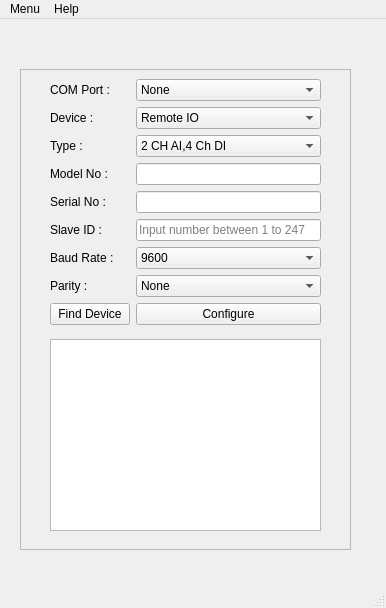
<?xml version="1.0" encoding="UTF-8"?>
<ui version="4.0">
 <class>MainWindow</class>
 <widget class="QMainWindow" name="MainWindow">
  <property name="geometry">
   <rect>
    <x>0</x>
    <y>0</y>
    <width>386</width>
    <height>608</height>
   </rect>
  </property>
  <property name="windowTitle">
   <string>MainWindow</string>
  </property>
  <widget class="QWidget" name="centralwidget">
   <widget class="QFrame" name="frame">
    <property name="geometry">
     <rect>
      <x>20</x>
      <y>50</y>
      <width>331</width>
      <height>481</height>
     </rect>
    </property>
    <property name="frameShape">
     <enum>QFrame::StyledPanel</enum>
    </property>
    <property name="frameShadow">
     <enum>QFrame::Raised</enum>
    </property>
    <widget class="QWidget" name="layoutWidget">
     <property name="geometry">
      <rect>
       <x>30</x>
       <y>10</y>
       <width>271</width>
       <height>252</height>
      </rect>
     </property>
     <layout class="QVBoxLayout" name="verticalLayout">
      <item>
       <layout class="QFormLayout" name="formLayout">
        <item row="1" column="0">
         <widget class="QLabel" name="device">
          <property name="text">
           <string>Device :</string>
          </property>
         </widget>
        </item>
        <item row="1" column="1">
         <widget class="QComboBox" name="comboBox">
          <item>
           <property name="text">
            <string>Remote IO</string>
           </property>
          </item>
          <item>
           <property name="text">
            <string>Gateway</string>
           </property>
          </item>
         </widget>
        </item>
        <item row="2" column="0">
         <widget class="QLabel" name="type">
          <property name="text">
           <string>Type :</string>
          </property>
         </widget>
        </item>
        <item row="2" column="1">
         <widget class="QComboBox" name="typeInput">
          <item>
           <property name="text">
            <string>2 CH AI,4 Ch DI</string>
           </property>
          </item>
          <item>
           <property name="text">
            <string>4 CH AI</string>
           </property>
          </item>
          <item>
           <property name="text">
            <string>8 CH DO</string>
           </property>
          </item>
         </widget>
        </item>
        <item row="3" column="0">
         <widget class="QLabel" name="modelNo">
          <property name="text">
           <string>Model No :</string>
          </property>
         </widget>
        </item>
        <item row="3" column="1">
         <widget class="QLineEdit" name="modelNoInput">
          <property name="text">
           <string/>
          </property>
          <property name="readOnly">
           <bool>true</bool>
          </property>
         </widget>
        </item>
        <item row="4" column="0">
         <widget class="QLabel" name="serialNo">
          <property name="text">
           <string>Serial No :</string>
          </property>
         </widget>
        </item>
        <item row="4" column="1">
         <widget class="QLineEdit" name="serialNoInput">
          <property name="readOnly">
           <bool>true</bool>
          </property>
         </widget>
        </item>
        <item row="5" column="0">
         <widget class="QLabel" name="slaveId">
          <property name="text">
           <string>Slave ID :</string>
          </property>
         </widget>
        </item>
        <item row="5" column="1">
         <widget class="QLineEdit" name="slaveIdInput">
          <property name="maxLength">
           <number>247</number>
          </property>
          <property name="placeholderText">
           <string>Input number between 1 to 247</string>
          </property>
         </widget>
        </item>
        <item row="6" column="0">
         <widget class="QLabel" name="baudRate">
          <property name="text">
           <string>Baud Rate :</string>
          </property>
         </widget>
        </item>
        <item row="6" column="1">
         <widget class="QComboBox" name="baudRateInput">
          <property name="currentIndex">
           <number>1</number>
          </property>
          <item>
           <property name="text">
            <string>4800</string>
           </property>
          </item>
          <item>
           <property name="text">
            <string>9600</string>
           </property>
          </item>
          <item>
           <property name="text">
            <string>19200</string>
           </property>
          </item>
          <item>
           <property name="text">
            <string>38400</string>
           </property>
          </item>
          <item>
           <property name="text">
            <string>57600</string>
           </property>
          </item>
          <item>
           <property name="text">
            <string>115200</string>
           </property>
          </item>
          <item>
           <property name="text">
            <string>230400</string>
           </property>
          </item>
         </widget>
        </item>
        <item row="7" column="0">
         <widget class="QLabel" name="parity">
          <property name="text">
           <string>Parity :</string>
          </property>
         </widget>
        </item>
        <item row="7" column="1">
         <widget class="QComboBox" name="parityInput">
          <item>
           <property name="text">
            <string>None</string>
           </property>
          </item>
          <item>
           <property name="text">
            <string>Odd</string>
           </property>
          </item>
          <item>
           <property name="text">
            <string>Even</string>
           </property>
          </item>
         </widget>
        </item>
        <item row="8" column="0">
         <widget class="QPushButton" name="findDevice">
          <property name="styleSheet">
           <string notr="true"/>
          </property>
          <property name="text">
           <string>Find Device</string>
          </property>
         </widget>
        </item>
        <item row="8" column="1">
         <widget class="QPushButton" name="configure">
          <property name="styleSheet">
           <string notr="true"/>
          </property>
          <property name="text">
           <string>Configure</string>
          </property>
         </widget>
        </item>
        <item row="0" column="0">
         <widget class="QLabel" name="label">
          <property name="text">
           <string>COM Port :</string>
          </property>
         </widget>
        </item>
        <item row="0" column="1">
         <widget class="QComboBox" name="comPortInput">
          <item>
           <property name="text">
            <string>None</string>
           </property>
          </item>
         </widget>
        </item>
       </layout>
      </item>
     </layout>
    </widget>
    <widget class="QListWidget" name="listWidget">
     <property name="geometry">
      <rect>
       <x>30</x>
       <y>270</y>
       <width>271</width>
       <height>192</height>
      </rect>
     </property>
    </widget>
   </widget>
  </widget>
  <widget class="QMenuBar" name="menubar">
   <property name="geometry">
    <rect>
     <x>0</x>
     <y>0</y>
     <width>386</width>
     <height>22</height>
    </rect>
   </property>
   <widget class="QMenu" name="menuMenu">
    <property name="title">
     <string>Menu</string>
    </property>
    <widget class="QMenu" name="menuDevice">
     <property name="title">
      <string>Device</string>
     </property>
     <addaction name="actionRemote_IO"/>
     <addaction name="actionGateway"/>
    </widget>
    <addaction name="menuDevice"/>
    <addaction name="actionQuit"/>
   </widget>
   <widget class="QMenu" name="menuHelp">
    <property name="title">
     <string>Help</string>
    </property>
   </widget>
   <addaction name="menuMenu"/>
   <addaction name="menuHelp"/>
  </widget>
  <widget class="QStatusBar" name="statusbar"/>
  <action name="actionQuit">
   <property name="text">
    <string>Quit</string>
   </property>
  </action>
  <action name="actionRemote_IO">
   <property name="text">
    <string>Remote IO</string>
   </property>
  </action>
  <action name="actionGateway">
   <property name="text">
    <string>Gateway</string>
   </property>
  </action>
 </widget>
 <resources/>
 <connections/>
</ui>
